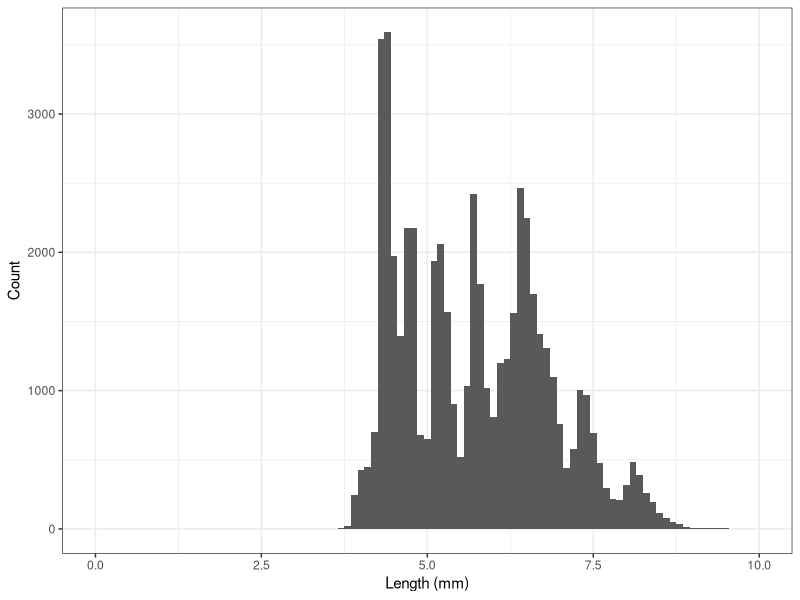
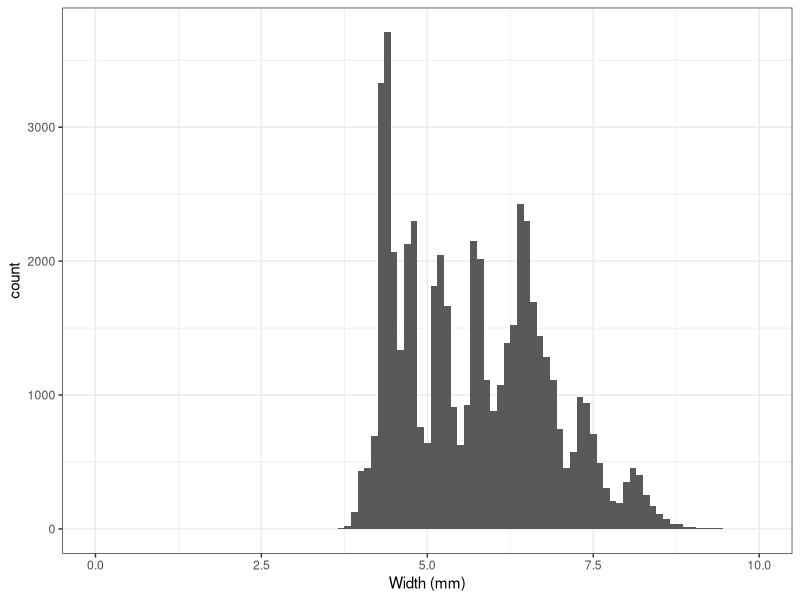
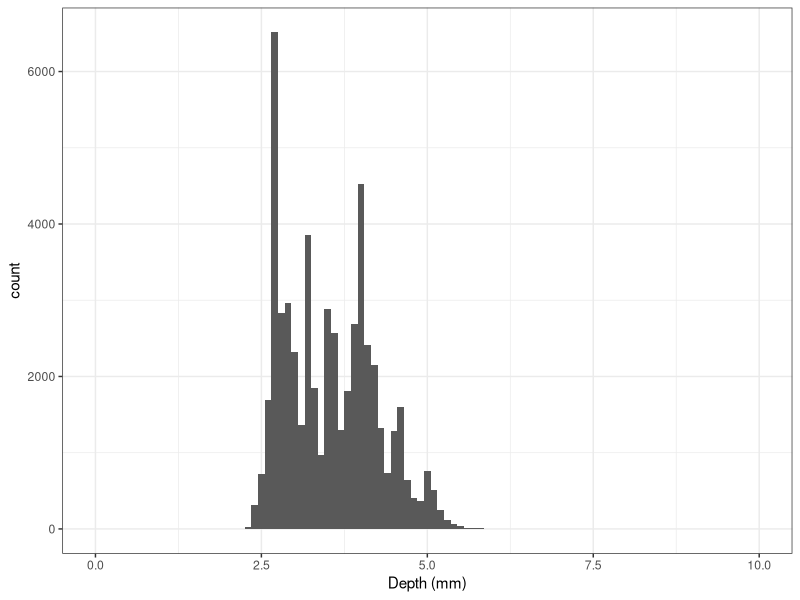
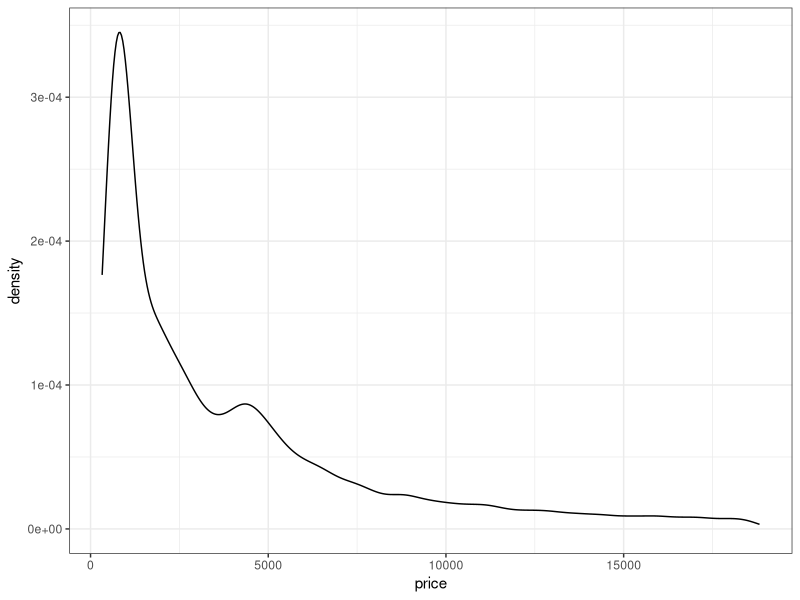
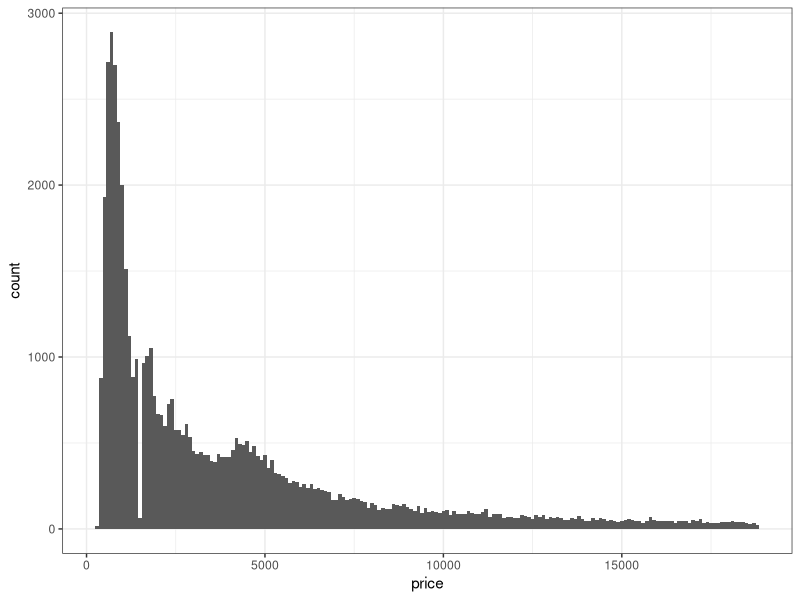
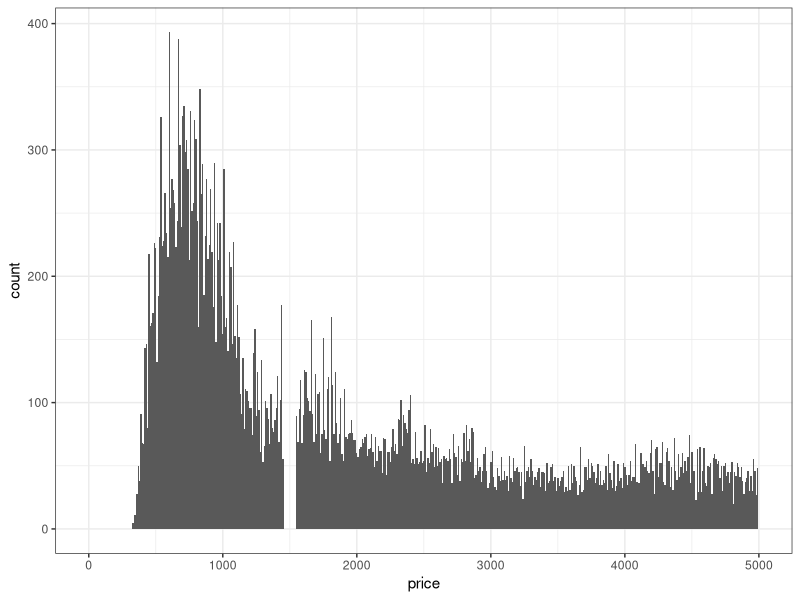
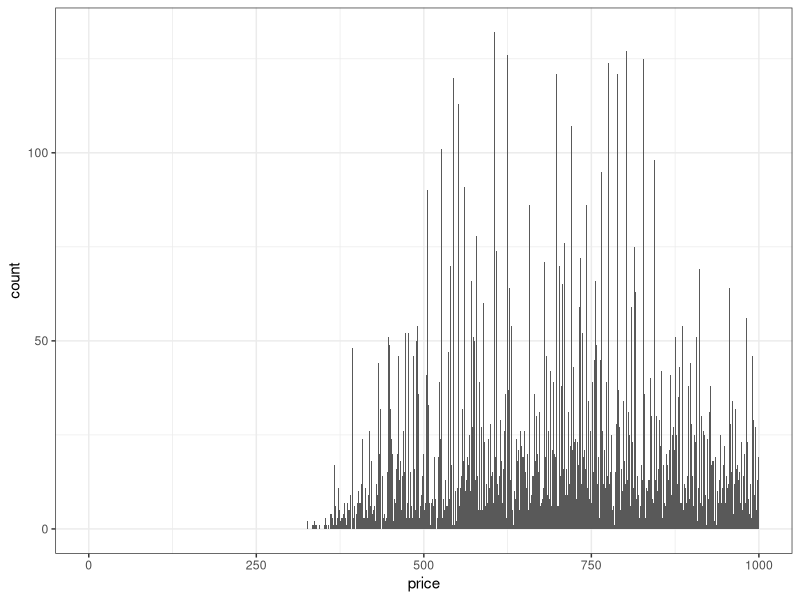

Generate these figures, in order, with R: (Note: this script raises an error after producing the figures.)
library(tidyverse)
library(dplyr)
library(ggrepel)

diamonds
?diamonds

#Make visualizations to give the distribution of each of the x, y, and z
  #variables in the diamonds data set.
  #x y and z are length, width, and depth

ggplot(data=diamonds,aes(x=x)) + geom_histogram(binwidth=0.1) +
  xlim(c(0,10)) + xlab("Length (mm)") + ylab("Count") +
  theme_bw()

ggplot(data=diamonds,aes(x=y)) + geom_histogram(binwidth=0.1) +
  xlim(c(0,10)) + xlab("Width (mm)") +
  theme_bw()

ggplot(data=diamonds,aes(x=z)) + geom_histogram(binwidth=0.1) +
  xlim(c(0,10)) + xlab("Depth (mm)") +
  theme_bw()

#Explore the distribution of price. Is there anything 
  #unusual or surprising?
  
  #Can you determine what variable in the diamonds dataset is most 
  #important for predicting the price of a diamond? How is that 
  #variable correlated with cut? Why does the combination of those
  #two relationships lead to lower quality diamonds being 
  #more expensive?


ggplot(data=diamonds,aes(x=price)) + geom_density() + theme_bw()

ggplot(data=diamonds,aes(x=price)) + geom_histogram(binwidth=100) + theme_bw()

ggplot(data=diamonds,aes(x=price)) + geom_histogram(binwidth=10) + 
  xlim(c(0,5000)) + theme_bw()

ggplot(data=diamonds,aes(x=price)) + geom_histogram(binwidth=1) + 
  xlim(c(0,1000)) + theme_bw()

#Price peaks beneath $1000
ggplot(data=diamonds,aes(x=price)) + geom_density + 
  xlim(c(0,1000)) + theme_bw()


ggplot(data=diamonds,aes(x=carat,y=price)) + geom_point() + theme_bw()


#Diamond price doesn't obviously go up with cut... weird.
ggplot(data=diamonds,aes(x=cut,y=price)) + geom_boxplot() + theme_bw()



#decreasing color quality generally increases price. Also weird.
#color is from D (best) to J (worst)
ggplot(data=diamonds,aes(x=color,y=price)) + geom_boxplot() +
ggtitle("Diamond Price by Color Rating") + xlab("Color Rating\nFrom D (best) to J (worst)") +
ylab("Price") + theme_bw() 


#And, price generally goes down down with increasing clarity.
  #From ?diamonds:
  #I1 (worst), SI2, SI1, VS2, VS1, VVS2, VVS1, IF (best)
ggplot(data=diamonds,aes(x=clarity,y=price)) + geom_boxplot() +
xlab("Clarity") + ylab("Price") + theme_bw()

#prices have no obvious relationship with depth.
ggplot(data=diamonds,aes(x=depth,y=price)) + geom_point() + theme_bw()


#No obvious relationship between table and price.
#Table: width of top of diamond relative to widest point (43–95)
ggplot(data=diamonds,aes(x=table,y=price)) + geom_point() + 
xlim(c(50,70)) + theme_bw()
  #It looks like the data points are clustered at round table
  #numbers, and cover the span of prices pretty evenly.


#Less surprisingly, larger diamonds are more expensive.
ggplot(data=diamonds,aes(x=x,y=price)) + geom_point() + 
  xlim(c(0,10)) + xlab("Length (mm)") + theme_bw()

ggplot(data=diamonds,aes(x=y,y=price)) + geom_point() + 
  xlim(c(0,10)) + xlab("Width (mm)") + theme_bw()

ggplot(data=diamonds,aes(x=z,y=price)) + geom_point() + 
  xlim(c(0,10)) + xlab("Depth (mm)") + theme_bw()

#Same goes for volume
ggplot(data=mutate(diamonds,volume = x*y*z),aes(x=volume,y=price)) +
  geom_point() + xlim(c(0,1000)) +
  xlab("Volume (x*y*z)") + ylab("Price") + theme_bw()

#Diamond carat generally goes down as measures of 'quality' increase. Here's the problem.
ggplot(data=diamonds,aes(x=cut,y=carat)) + geom_boxplot() +
  ggtitle("Diamond Carat by Cut Quality") + xlab("Cut Rating") +
  ylab("Weight, Carat") +
  theme_bw()

ggplot(data=diamonds,aes(x=color,y=carat)) + geom_boxplot() +
  ggtitle("Diamond Carat by Color Rating") + xlab("Color Rating\nFrom D (best) to J (worst)") +
  ylab("Weight, Carat") +
  theme_bw()





#Make a visualization of carat partitioned by price.
ggplot(data=diamonds,aes(x=carat,y=price)) + geom_point() +
  facet_wrap(~round(carat),ncol=6) +
  theme_bw()

grouped = diamonds %>% group_by(carat = ceiling(carat)) %>% summarise(price = mean(price))

ggplot(data=diamonds,aes(x=carat,y=price,color=floor(carat))) +
  geom_point(data=diamonds) +
  #geom_line(data=grouped,aes(x=carat-.5,y=price),color="yellow") +
  xlab("Carat") + ylab("Price") + ggtitle("Price by Carat") +
  theme_bw() +
  theme(
    legend.position = "none"
    ) + scale_colour_viridis_c()

  

#How does the price distribution of very large diamonds compare
  #to small diamonds? Does the data agree with your expectations?
sized = mutate(diamonds,
  size = case_when(
   carat <= 1 ~ "Small Carat\n(<= 1 )",
   carat >= 4 ~ "Large Carat\n(>= 4 )",
   TRUE ~ "middle"
  )) %>% filter(size != "middle")
sizes = sized %>% group_by(size) %>% summarise(price=mean(carat))
colors = c("#AAAA00","blue")

ggplot(data=diamonds,aes(x=price)) + 
  geom_density(data=filter(diamonds,carat<=1),color=colors[1]) + 
  geom_density(data=filter(diamonds,carat>=4),color=colors[2]) +
  geom_text(data=sizes,aes(label=size,y=10^-4,x=c(16000,1800))) +
  xlab("Price") + ylab("Density") + ggtitle("Price Distribution, Small vs. Large Diamonds") +
  theme_bw()
  
  #Large diamonds are more uniformly distributed in price, and are more
  #expensive than smaller diamonds. As you would expect.




#Visualize a combined distribution of cut, carat, and price.
ggplot(data=diamonds,aes(x=carat,y=price)) + geom_point() + facet_wrap(facets = ~cut) +
  xlab("Carat") + ylab("Price") + ggtitle("Carat vs Price by Cut Quality") +
  theme_bw()

  #Price generally increases with carat at a comparable rate, across all cut qualities. 3+ carat diamonds are
    #rare and highly valuable across the board/

